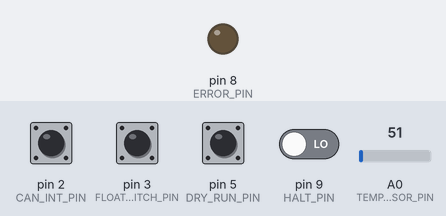
Recording of a program running on a simulated Arduino Nano, built with avr-gcc and run on an emulated ATmega328P. Parts: output pins drawn as LEDs (lit = HIGH). The inputs (shaded band) are chosen by the test bench; at power-on: pin 2 (CAN_INT_PIN), pin 5 (DRY_RUN_PIN) HIGH, pin 3 (FLOAT_SWITCH_PIN), pin 9 (HALT_PIN) LOW, A0 (TEMPERATURE_SENSOR_PIN) = 51.

Above: at 1.3 s.
Timing chart, 0 to 2.8 s (numbered marks = the images above):
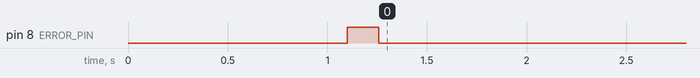

The program:

main.cpp
```cpp
// Including Header Files
#include <Arduino.h>
#include <mcp_can.h>
#include <SoftwareSerial.h>
// Defining Constants
#define CAN_SEND_ID 0x123
#define CAN_RECEIVE_ID 0x124
#define CAN_IMP_ID 0x100
#define RX_PIN 7
#define TX_PIN 6
#define TEMPERATURE_SENSOR_PIN A0
#define CAN_CS_PIN 4
#define HALT_PIN 9
#define ERROR_PIN 8
#define DRY_RUN_PIN 5
#define FLOAT_SWITCH_PIN 3
#define CAN_INT_PIN 2
#define TANK_RADIUS 0.53             // Meter
#define DISTANCE_AT_TANK_EMPTY 120.0 // Centimeter
#define DISTANCE_AT_TANK_FULL 7.5    // Centimeter
// Declaring Variables
boolean systemState = true;
struct can_frame
{
  unsigned long id;
  byte length;
  byte data[8];
} canFrame;
int temperature = 0;
int waterLevel = 0;
byte errorCount = 0;
unsigned long last_interrupt_time = 0;
unsigned long interrupt_time = 0;
boolean tankfull = false;
boolean tankempty = false;
boolean tankStateChanged = false;
unsigned long tankDataCount = 0;
float waterDistance = 0;
// Creating Instances
SoftwareSerial ultraSonicSerial(RX_PIN, TX_PIN);
MCP_CAN CAN_BUS(CAN_CS_PIN);
// Declaring Funtions
void canISR(void);
void tankStateISR(void);
float calculateWater(float);
void firstRun(void);
float readTemperature(void);
void calculateDistance(void);

void setup()
{
  // Configuring Pins
  pinMode(ERROR_PIN, OUTPUT);
  pinMode(HALT_PIN, INPUT);
  pinMode(CAN_INT_PIN, INPUT);
  pinMode(FLOAT_SWITCH_PIN, INPUT);
  pinMode(DRY_RUN_PIN, INPUT);
  pinMode(TEMPERATURE_SENSOR_PIN, INPUT);
  // Intitialize CAN
  if (CAN_BUS.begin(MCP_ANY, CAN_500KBPS, MCP_8MHZ) != CAN_OK)
  {
    systemState = false;
  }
  CAN_BUS.setMode(MCP_NORMAL);
  delay(100);
  // Intitialize ultra sonic sensor
  ultraSonicSerial.begin(9600);
  ultraSonicSerial.listen();
  // Attaching interrupts
  attachInterrupt(digitalPinToInterrupt(CAN_INT_PIN), canISR, FALLING);
  attachInterrupt(digitalPinToInterrupt(FLOAT_SWITCH_PIN), tankStateISR, CHANGE);
  // Check state at first run
  firstRun();
  delay(1000);
}

void loop()
{
  // Handle halt
  if (digitalRead(HALT_PIN) == HIGH)
  {
    return;
  }
  // Handle error
  if ((errorCount >= 15) && !systemState)
  {
    digitalWrite(ERROR_PIN, LOW);
    return;
  }
  else
  {
    digitalWrite(ERROR_PIN, HIGH);
  }
  // Calculate distance
  calculateDistance();
  // Send data
  if (tankStateChanged)
  {
    tankStateChanged = false;
    canFrame.length = 5;
    canFrame.id = CAN_IMP_ID;
    canFrame.data[0] = 0b11110000;
    canFrame.data[1] = tankfull;
    canFrame.data[2] = tankempty;
    canFrame.data[3] = tankDataCount == 0;
    canFrame.data[4] = 0b11110000;
    tankDataCount++;
  }
  else
  {
    canFrame.id = CAN_SEND_ID;
    canFrame.length = 8;
    canFrame.data[0] = 170;
    temperature = readTemperature() * 100;
    canFrame.data[1] = (short)(temperature / 100);
    canFrame.data[2] = (short)((temperature / 100.0 - temperature / 100) * 100);
    waterLevel = calculateWater(waterDistance) * 100;
    canFrame.data[3] = (short)(waterLevel / 100);
    canFrame.data[4] = (short)((waterLevel / 100.0 - waterLevel / 100) * 100);
    canFrame.data[5] = !digitalRead(DRY_RUN_PIN);
    canFrame.data[6] = digitalRead(FLOAT_SWITCH_PIN);
    canFrame.data[7] = 170;
  }
  boolean canState = CAN_BUS.sendMsgBuf(canFrame.id, 0, canFrame.length, canFrame.data) == CAN_OK;
  // Handle errors
  if (!canState)
  {
    systemState = false;
    errorCount++;
  }
  if (!waterDistance)
  {
    systemState = false;
    errorCount++;
  }
  if (waterDistance && canState)
  {
    systemState = true;
    errorCount = 0;
  }
  delay(10);
}

float readTemperature()
{
  float temperature = (float)analogRead(TEMPERATURE_SENSOR_PIN) * 500 / 1023.0;
  return temperature;
}

void calculateDistance()
{
  if (ultraSonicSerial.available())
  {
    unsigned char data[4] = {};
    for (int i = 0; i < 4; i++)
    {
      data[i] = ultraSonicSerial.read();
    }
    if (data[0] == 0xFF)
    {
      if (((data[0] + data[1] + data[2]) & 0x00FF) == data[3])
      {
        int readedDistance = (data[1] << 8) + data[2];
        if (readedDistance > 30)
        {
          waterDistance = (float)readedDistance / 10.0;
        }
        else
        {
          waterDistance = 0;
        }
      }
      else
      {
        waterDistance = 0;
      }
    }
    else
    {
      waterDistance = 0;
    }
  }
}

void canISR() {}

void tankStateISR()
{
  if (millis() < 2000 || interrupt_time < last_interrupt_time)
    last_interrupt_time = 0;
  interrupt_time = millis();
  if (interrupt_time - last_interrupt_time > 2000)
  {
    tankStateChanged = true;
    last_interrupt_time = interrupt_time;
    if (digitalRead(FLOAT_SWITCH_PIN) == HIGH)
    {
      tankfull = true;
      tankempty = false;
    }
    else
    {
      tankempty = true;
      tankfull = false;
    }
  }
}

void firstRun()
{
  tankStateChanged = true;
  if (digitalRead(FLOAT_SWITCH_PIN) == HIGH)
  {
    tankfull = true;
    tankempty = false;
  }
  else
  {
    tankempty = true;
    tankfull = false;
  }
}

float calculateWater(float distance)
{
  float tankHeight = (DISTANCE_AT_TANK_EMPTY - distance) / 100.0;
  float tankArea = PI * TANK_RADIUS * TANK_RADIUS;
  float tankVolume = tankArea * tankHeight;
  float fullVolume = tankArea * ((DISTANCE_AT_TANK_EMPTY - DISTANCE_AT_TANK_FULL) / 100.0);
  float percentage = (tankVolume / fullVolume) * 100;
  return percentage >= 0 && percentage <= 100 ? percentage : 0;
}
```

Measured:
- by itself, pin 8 (ERROR_PIN): LOW → HIGH at 1.1 s, → LOW 0.16 s later
